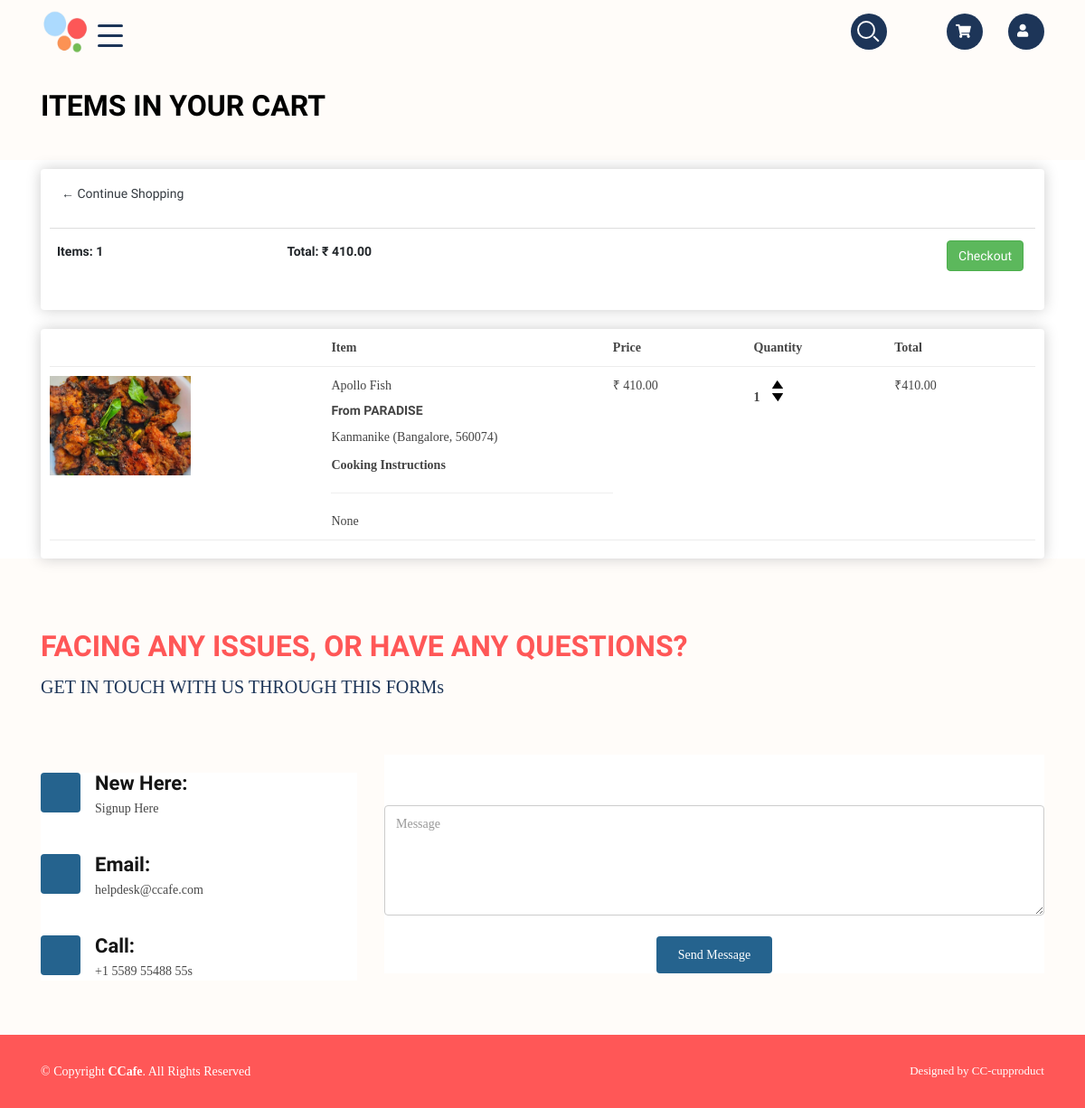
The page /cart/view/ (signed in) on the database its author committed.
### cc/models.py (models this page shows, shortened)
class Order(models.Model):
	customer = models.ForeignKey(User, on_delete=models.SET_NULL, blank=True, null=True)
	complete = models.BooleanField(default=False, null=True, blank=True)
	trasaction_id = models.CharField(max_length=200, null=True)
	date_ordered = models.DateTimeField(auto_now_add=True, blank=True, null=True)
	@property
	def get_cart_total(self):
		orderitems = self.orderitem_set.all()
		total = sum([item.get_total for item in orderitems])
		return total
	@property
	def get_cart_items(self):
		orderitems = self.orderitem_set.all()
		total = sum([item.quantity for item in orderitems])
		return total

class OrderItem(models.Model):
	product = models.ForeignKey(RestaurantItems, on_delete=models.SET_NULL, blank=True, null=True)
	order = models.ForeignKey(Order, on_delete=models.SET_NULL, blank=True, null=True)
	quantity = models.IntegerField(default=0, null=True, blank=True)
	date_added = models.DateTimeField(auto_now_add=True, blank=True, null=True)
	cooking_instruction = models.CharField(max_length=500, blank=True, null=True)
	@property
	def get_total(self):
		total = self.product.price_per_unit * self.quantity
		return total

class RestaurantItems(models.Model):
	hotel = models.ForeignKey(businessReg, on_delete=models.CASCADE, blank=True, null=True)
	item_name = models.CharField(max_length=500, blank=True, null=True)
	price_per_unit = models.IntegerField(default=10)
	display_picture = models.ImageField(upload_to='food_images', blank=True, null=True)
	available_today = models.BooleanField(default=False, blank=True, null=True)
	@property
	def imageURL(self):
		try:
			url = self.display_picture.url
		except:
			url = ''
		return url

class businessReg(models.Model):
	owner=models.ForeignKey(User,blank=True, null=True, on_delete=models.CASCADE)
	busChoice = [
	('Travel', 'Travel'),
	('Food', 'Food'),
	('Tutions', 'Tutions'),
	('Sports', 'Sports'),
	]
	category=models.CharField(choices=busChoice, default='', max_length=100)
	businessname=models.CharField(max_length=100, blank=True, null=True)
	address=models.ForeignKey(Area, on_delete=models.SET_NULL, null=True, blank=True)
	verified = models.BooleanField(default=False)
	caption = models.CharField(max_length=200, blank=True, null=True)
	business_logo = models.ImageField(upload_to='business_reg_pics', blank=True, null=True)
	class Meta:
		unique_together = ('owner','businessname','address','category')

class Area(models.Model):
	Area_Name = models.CharField(max_length=200, blank=True, null=True)
	pincode = models.ForeignKey(Pincode, on_delete=models.CASCADE, null=True, blank=True)
	city_name = models.CharField(max_length=200, blank=True, null=True)
	def __str__(self):
		return self.Area_Name + " (" + self.city_name + ", " + str(self.pincode) + ")"

class Pincode(models.Model):
		pincode = models.CharField(max_length=6, blank=True, null=True, unique = True)
		def __str__(self):
			return self.pincode

### cc/views.py (the view)
# urls.py: path('cart/view/', views.CartView, name='CartView'),
def CartView(request):
	if request.user.is_authenticated:
		customer = request.user
		order, created = Order.objects.get_or_create(
			customer=customer, complete=False)
		items = order.orderitem_set.all()
		cartItems = order.get_cart_items
	else:
		items = []
		order = {'get_cart_total': 0, 'get_cart_items': 0}
		cartItems = order['get_cart_items']
	context = {'items': items, 'order': order,'cartItems':cartItems}
	return render(request, 'basic/food_cart.html',context)

### cc/templates/basic/food_cart.html (shortened to what this page needs)
<!-- {% load static %}
<!DOCTYPE html>
<html>
<head>
	<title>Cart</title>
</head>
<body>
<div class="container">
</div>
</body>
</html>
 -->
<!DOCTYPE html>
{% load static %}
<html lang="en">
<head>
  <link rel="stylesheet" href="https://maxcdn.bootstrapcdn.com/bootstrap/4.0.0/css/bootstrap.min.css">
  <link rel="stylesheet" href="https://maxcdn.bootstrapcdn.com/font-awesome/4.4.0/css/font-awesome.min.css">
  <link href="{% static 'restauranthomeassets/vendor/bootstrap/css/bootstrap.min.css' %}" rel="stylesheet">
  <link href="{% static 'restauranthomeassets/vendor/icofont/icofont.min.css' %}" rel="stylesheet">
  <link href="{% static 'restauranthomeassets/vendor/boxicons/css/boxicons.min.css' %}" rel="stylesheet">
  <link href="{% static 'restauranthomeassets/vendor/remixicon/remixicon.css' %}" rel="stylesheet">
  <link href="{% static 'restauranthomeassets/vendor/venobox/venobox.css' %}" rel="stylesheet">
  <link href="{% static 'restauranthomeassets/vendor/owl.carousel/assets/owl.carousel.min.css' %}" rel="stylesheet">
  <link href="{% static 'restauranthomeassets/vendor/aos/aos.css' %}" rel="stylesheet">
  <link href='https://use.fontawesome.com/releases/v5.8.1/css/all.css' rel='stylesheet'>
  <link href="{% static 'restauranthomeassets/vendor/animate.css/animate.min.css' %}" rel="stylesheet">
  <link href="{% static 'restauranthomeassets/vendor/aos/aos.css' %}" rel="stylesheet">
  <link href="{% static 'restauranthomeassets/vendor/bootstrap/css/bootstrap.min.css' %}" rel="stylesheet">
  <link href="{% static 'restauranthomeassets/vendor/bootstrap-icons/bootstrap-icons.css' %}" rel="stylesheet">
  <link href="{% static 'restauranthomeassets/vendor/boxicons/css/boxicons.min.css' %}" rel="stylesheet">
  <link href="{% static 'restauranthomeassets/vendor/glightbox/css/glightbox.min.css' %}" rel="stylesheet">
  <link href="{% static 'restauranthomeassets/vendor/swiper/swiper-bundle.min.css' %}" rel="stylesheet">
  <link rel="stylesheet" type="text/css" href="https://maxcdn.bootstrapcdn.com/bootstrap/3.3.5/css/bootstrap.min.css">
  <link href="{% static 'restauranthomeassets/css/style.css' %}" rel="stylesheet">
</head>
<body>
    <header id="header" class="fixed-top ">
      <div class="container d-flex align-items-center">
        <a href="index.html" class="logo mr-auto"><img src="{% static 'restauranthomeassets/img/cclogo.png' %}" alt="" class="img-fluid"></a>
        <a href="#" class=" mr-auto burger " style="left:-36%;" onclick="openNav()">
          <span></span></a>
            <nav class="nav-menu d-none d-lg-block">
              <ul>
                <li>
                  <div class="search"></div>
                </li>
                 <li style="margin-left: 50px;">
                  <a href="{% url 'cc:CartView' %}">
                    <i class="fa fa-shopping-cart circle-icon" style="color:white"></i>
                  </a>
                </li>
                <li><i class="fa fa-user circle-icon" style="color:white"></i></li>
              </ul>
            </nav>
      </div>
    </header>
<main id="main">
  <section id="hero" class="d-flex align-items-center ">
    <div class="container" data-aos="fade-up">
      <div class="section-title">
        <h2>Items In Your Cart</h2>
      </div>
</section>
  <div class="container">
<div class="row">
    <div class="col-lg-12">
         <div class="box-element">
            <a class="btn btn-outline-dark" href="{% url 'cc:hotelhome' %}">&#x2190; Continue Shopping</a>
            <br>
            <br>
            <table class="table">
                <tr>
                    <th><h5>Items: <strong>{{order.get_cart_items}}</strong></h5></th>
                    <th><h5>Total: <strong>₹ {{order.get_cart_total|floatformat:2}}</strong></h5></th>
                    <th>
                        <a style="float: right; margin: 5px;"
                         class="btn btn-success" href="{% url 'cc:processcheckout' id=order.id %}">Checkout</a>
                    </th>
                </tr>
            </table>
        </div>
        <br>
        <div class="box-element">
            <div class="cart-row">
                <div style="flex:2"></div>
                <div style="flex:2"><strong>Item</strong></div>
                <div style="flex:1"><strong>Price</strong></div>
                <div style="flex:1"><strong>Quantity</strong></div>
                <div style="flex:1"> <strong>Total</strong></div>
            </div>
            {% for item in items %}
            <div class="cart-row">
                <div style="flex:2"><img class="row-image" src="{{item.product.imageURL}}" alt=""></div>
                <div style="flex:2">{{item.product.item_name}}
                  <br>
                 <strong> <h5>From {{item.product.hotel.businessname | upper}}</h5></strong>
                  <p>{{item.product.hotel.address}}
                  </p>
                  <p><strong>Cooking Instructions</strong></p><hr>
                  {{item.cooking_instruction}}
                </div>
                <div style="flex:1">₹ {{item.product.price_per_unit|floatformat:2}}</div>
                <div style="flex:1">
                            <p class="quantity">{{item.quantity}}</p>
                            <div class="quantity">
                               <a href="{% url  'cc:incQ' id=item.product.id ac='inc' %}">
                                    <img data-product='{{item.product.id}}' data-action='add'
                                 class="chg-quantity update-cart"
                                src="{% static 'restaurantimages/up.png' %}" alt="">
                               </a>
                                <a href="{% url  'cc:incQ' id=item.product.id ac='dec' %}">
                                    <img
                                    data-product='{{item.product.id}}' data-action='remove'
                                 class="chg-quantity update-cart"
                                src="{% static 'restaurantimages/down.png' %}" alt="">
                                </a>
                            </div>
                </div>
                <div style="flex:1">₹{{item.get_total| floatformat:2}}</div>
            </div>
            {% endfor %}
        </div>
    </div>
</div>
  </div>
    <section id="contact" class="contact">
      <div class="container" data-aos="fade-up">
        <div class="section-title">
          <h2>FACING ANY ISSUES, OR HAVE ANY QUESTIONS?</h2>
          <p>GET IN TOUCH WITH US THROUGH THIS FORMs</p>
        </div>
        <div class="row mt-5">
          <div class="col-lg-4">
            <div class="info">
              <div class="signup">
                <i class="bi bi-geo-alt"></i>
                <h4>New Here:</h4>
                <p>Signup Here</p>
              </div>
              <div class="email">
                <i class="bi bi-envelope"></i>
                <h4>Email:</h4>
                <p>helpdesk@ccafe.com</p>
              </div>
              <div class="phone">
                <i class="bi bi-phone"></i>
                <h4>Call:</h4>
                <p>+1 5589 55488 55s</p>
              </div>
            </div>
          </div>
          <div class="col-lg-8 mt-5 mt-lg-0">
            <form action="forms/contact.php" method="post" role="form" class="php-email-form">
              <div class="row">
                <div class="col-md-6 form-group">
                </div>
                <div class="col-md-6 form-group mt-3 mt-md-0">
                </div>
              </div>
              <div class="form-group mt-3">
              </div>
              <div class="form-group mt-3">
                <textarea class="form-control" name="message" rows="5" placeholder="Message" required></textarea>
              </div>
              <div class="text-center"><button type="submit">Send Message</button></div>
            </form>
          </div>
        </div>
      </div>
    </section>
  </main>
  <footer id="footer">
    <div class="container footer-bottom clearfix">
      <div class="copyright">
        &copy; Copyright <strong><span>CCafe</span></strong>. All Rights Reserved
      </div>
      <div class="credits">
        Designed by CC-cupproduct</a>
      </div>
    </div>
  </footer>
</body>
</html>

### cc/static/restauranthomeassets/css/style.css (style rules this page uses)
body { font-family: 'Roboto Codensed'; line-height: 1.5; color: #444444; }
a { color: #D8ECFD; font-family: 'Advent Pro'; }
h1, h2, h3, h4, h5, h6 { font-family: 'Advent Pro'; font-weight: bold; }
#header { transition: all 0.5s; z-index: 997; padding: 5px 0; padding-bottom:0px; }
#header .logo { font-size: 30px; margin: 0; padding: 0; line-height: 1; font-weight: 500; letter-spacing: 2px; text-transform: uppercase; }
#header .logo img { max-height: 50px; min-height: 50px; padding-right: 8%; }
.burger { width: 28px; height: 25px; cursor: pointer; position: relative; }
.burger:before, .burger span, .burger:after { width: 100%; height: 3px; display: block; background: #1D3558; border-radius: 2px; position: absolute; opacity: 1; }
.burger:before, .burger:after { transition: top 0.35s cubic-bezier(0.23, 1, 0.32, 1), transform 0.35s cubic-bezier(0.23, 1, 0.32, 1), opacity 0.35s cubic-bezier(0.23, 1, 0.32, 1), background-color 1.15s cubic-bezier(0.86, 0, 0.07, 1); -webkit-transition: top 0.35s cubic-bezier(0.23, 1, 0.32, 1), -webkit-transform 0.35s cubic-bezier(0.23, 1, 0.32, 1), opacity 0.35s cubic-bezier(0.23, 1, 0.32, 1), background-color 1.15s cubic-bezier(0.86, 0, 0.07, 1); content: ""; }
.burger:before { top: 4px; }
.burger span { top: 15px; }
.burger:after { top: 26px; }
.search { position: absolute; margin: auto; top: 0; right: 0; bottom: 0; left: 0; width: 40px; height: 40px; background: #1D3558; border-radius: 50%; transition: all 1s; z-index: 4; }
.search::before { content: ""; position: absolute; margin: auto; top: 16px; right: 0; bottom: 0; left: 16px; width: 8px; height: 2px; background: white; transform: rotate(45deg); transition: all 0.5s; }
.search::after { content: ""; position: absolute; margin: auto; top: -5px; right: 0; bottom: 0; left: -5px; width: 20px; height: 20px; border-radius: 50%; border: 2px solid white; transition: all 0.5s; }
.nav-menu .circle-icon { position: relative; background: #1D3558; width: 40px; height: 40px; border-radius: 50%; padding-left: 10px; padding-top: 12px; }
.row:after { content: ""; display: table; clear: both; }
.nav-menu ul { margin: 0; padding: 0; list-style: none; }
.nav-menu > ul { display: flex; }
.nav-menu > ul > li { position: relative; white-space: nowrap; padding: 10px 0 10px 28px; }
.nav-menu a { display: block; position: relative; color: #1D3558; transition: 0.3s; font-size: 15px; letter-spacing: 0.5px; font-weight: 500; font-family: 'Advent Pro', sans-serif; }
#hero { width: 100%; position: relative; padding-bottom: 0px; }
#hero .container { padding-top: 20px; }
#hero:before { content: ""; position: absolute; bottom: 0; top: 0; left: 0; right: 0; }
#hero .section-title h2 { color: black; }
#hero .section-title h2::after { background: rgba(255, 255, 255, 0.2); }
section { padding: 60px 0; overflow: hidden; background-color: #FFFCF9 ; }
.section-title { padding-bottom: 30px; }
.section-title h2 { font-size: 32px; font-weight: bold; text-transform: uppercase; margin-bottom: 10px; padding-bottom: 2px; position: relative; color: #FF5757; }
.section-title p { margin-bottom: 0; color: #1D3558; font-size: 20px; }
.products .mini-menu .sub > a.active, { padding-left: 1.3em; content: "1"; float: right; margin-right:6px; }
.contact .info { width: 100%; background: #fff; }
.contact .info i { font-size: 20px; background: #25638E; color: white; float: left; width: 44px; height: 44px; display: flex; justify-content: center; align-items: center; border-radius: 4px; transition: all 0.3s ease-in-out; }
.contact .info h4 { padding: 0 0 0 60px; font-size: 22px; font-weight: 600; margin-bottom: 5px; color: #151515; }
.contact .info p { padding: 0 0 0 60px; margin-bottom: 0; font-size: 14px; color: #484848; }
.contact .info .email, .contact .info .phone { margin-top: 40px; }
.contact .php-email-form { width: 100%; background: #fff; }
.contact .php-email-form .form-group { padding-bottom: 8px; }
.contact .php-email-form input, .contact .php-email-form textarea { border-radius: 0; box-shadow: none; font-size: 14px; border-radius: 4px; }
.contact .php-email-form textarea { padding: 10px 12px; }
.contact .php-email-form button[type="submit"] { background: #25638E; border: 0; padding: 10px 24px; color: white; transition: 0.4s; border-radius: 4px; }
#footer { font-size: 14px; background: #FF5757; }
#footer .footer-bottom { padding-top: 30px; padding-bottom: 30px; color: #fff; }
#footer .copyright { float: left; }
#footer .credits { float: right; font-size: 13px; }

### rows shown on the page
Order: get_cart_items "1", get_cart_total "410.00"
OrderItem: product.imageURL (picture), product.item_name "Apollo Fish", product.hotel.businessname "PARADISE", product.hotel.address "Kanmanike (Bangalore, 560074)", cooking_instruction "None", product.price_per_unit "410.00", quantity "1", get_total "410.00"
